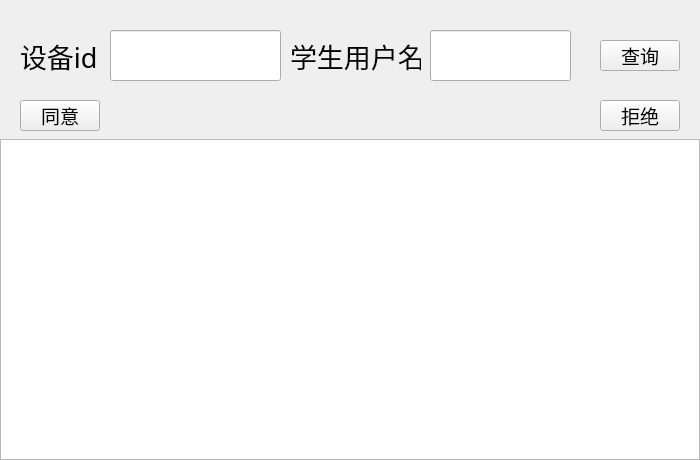
<?xml version="1.0" encoding="UTF-8"?>
<ui version="4.0">
 <class>Form</class>
 <widget class="QWidget" name="Form">
  <property name="geometry">
   <rect>
    <x>0</x>
    <y>0</y>
    <width>700</width>
    <height>460</height>
   </rect>
  </property>
  <property name="minimumSize">
   <size>
    <width>700</width>
    <height>460</height>
   </size>
  </property>
  <property name="maximumSize">
   <size>
    <width>700</width>
    <height>460</height>
   </size>
  </property>
  <property name="windowTitle">
   <string>Form</string>
  </property>
  <widget class="QTableView" name="tableView">
   <property name="geometry">
    <rect>
     <x>0</x>
     <y>139</y>
     <width>700</width>
     <height>321</height>
    </rect>
   </property>
   <property name="minimumSize">
    <size>
     <width>0</width>
     <height>0</height>
    </size>
   </property>
  </widget>
  <widget class="QLabel" name="label">
   <property name="geometry">
    <rect>
     <x>20</x>
     <y>20</y>
     <width>81</width>
     <height>71</height>
    </rect>
   </property>
   <property name="font">
    <font>
     <family>Adobe 楷体 Std R</family>
     <pointsize>20</pointsize>
    </font>
   </property>
   <property name="text">
    <string>设备id</string>
   </property>
  </widget>
  <widget class="QLineEdit" name="lineEdit">
   <property name="geometry">
    <rect>
     <x>110</x>
     <y>30</y>
     <width>171</width>
     <height>51</height>
    </rect>
   </property>
   <property name="font">
    <font>
     <pointsize>20</pointsize>
    </font>
   </property>
  </widget>
  <widget class="QLabel" name="label_2">
   <property name="geometry">
    <rect>
     <x>290</x>
     <y>20</y>
     <width>131</width>
     <height>71</height>
    </rect>
   </property>
   <property name="font">
    <font>
     <family>Adobe 楷体 Std R</family>
     <pointsize>20</pointsize>
    </font>
   </property>
   <property name="text">
    <string>学生用户名</string>
   </property>
  </widget>
  <widget class="QLineEdit" name="lineEdit_2">
   <property name="geometry">
    <rect>
     <x>430</x>
     <y>30</y>
     <width>141</width>
     <height>51</height>
    </rect>
   </property>
   <property name="font">
    <font>
     <pointsize>20</pointsize>
    </font>
   </property>
  </widget>
  <widget class="QPushButton" name="pushButton">
   <property name="geometry">
    <rect>
     <x>600</x>
     <y>40</y>
     <width>80</width>
     <height>31</height>
    </rect>
   </property>
   <property name="font">
    <font>
     <family>Adobe 仿宋 Std R</family>
     <pointsize>14</pointsize>
    </font>
   </property>
   <property name="text">
    <string>查询</string>
   </property>
  </widget>
  <widget class="QPushButton" name="pushButton_2">
   <property name="geometry">
    <rect>
     <x>20</x>
     <y>100</y>
     <width>80</width>
     <height>31</height>
    </rect>
   </property>
   <property name="font">
    <font>
     <family>Adobe 仿宋 Std R</family>
     <pointsize>14</pointsize>
    </font>
   </property>
   <property name="text">
    <string>同意</string>
   </property>
  </widget>
  <widget class="QPushButton" name="pushButton_3">
   <property name="geometry">
    <rect>
     <x>600</x>
     <y>100</y>
     <width>80</width>
     <height>31</height>
    </rect>
   </property>
   <property name="font">
    <font>
     <family>Adobe 仿宋 Std R</family>
     <pointsize>14</pointsize>
    </font>
   </property>
   <property name="text">
    <string>拒绝</string>
   </property>
  </widget>
 </widget>
 <resources/>
 <connections/>
</ui>
